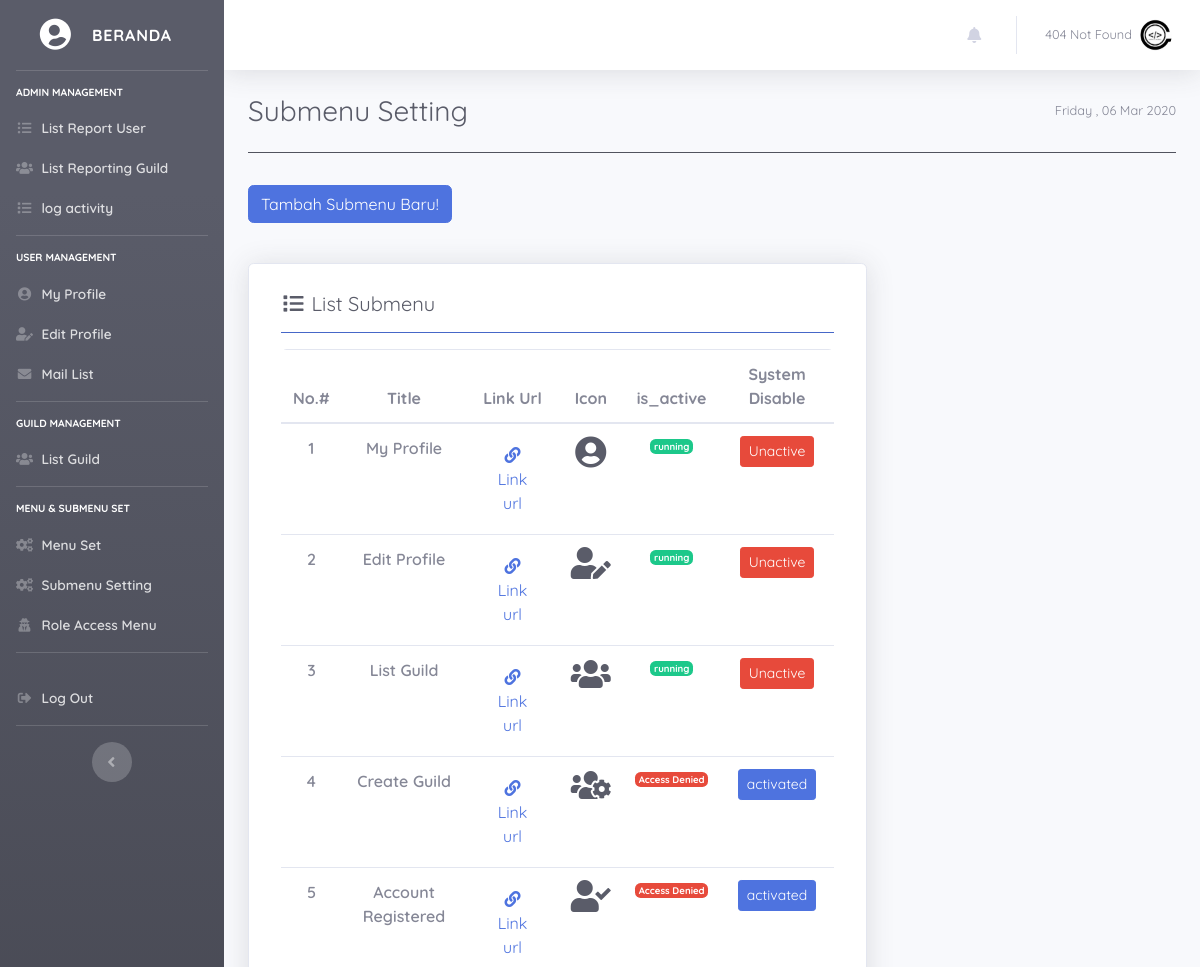
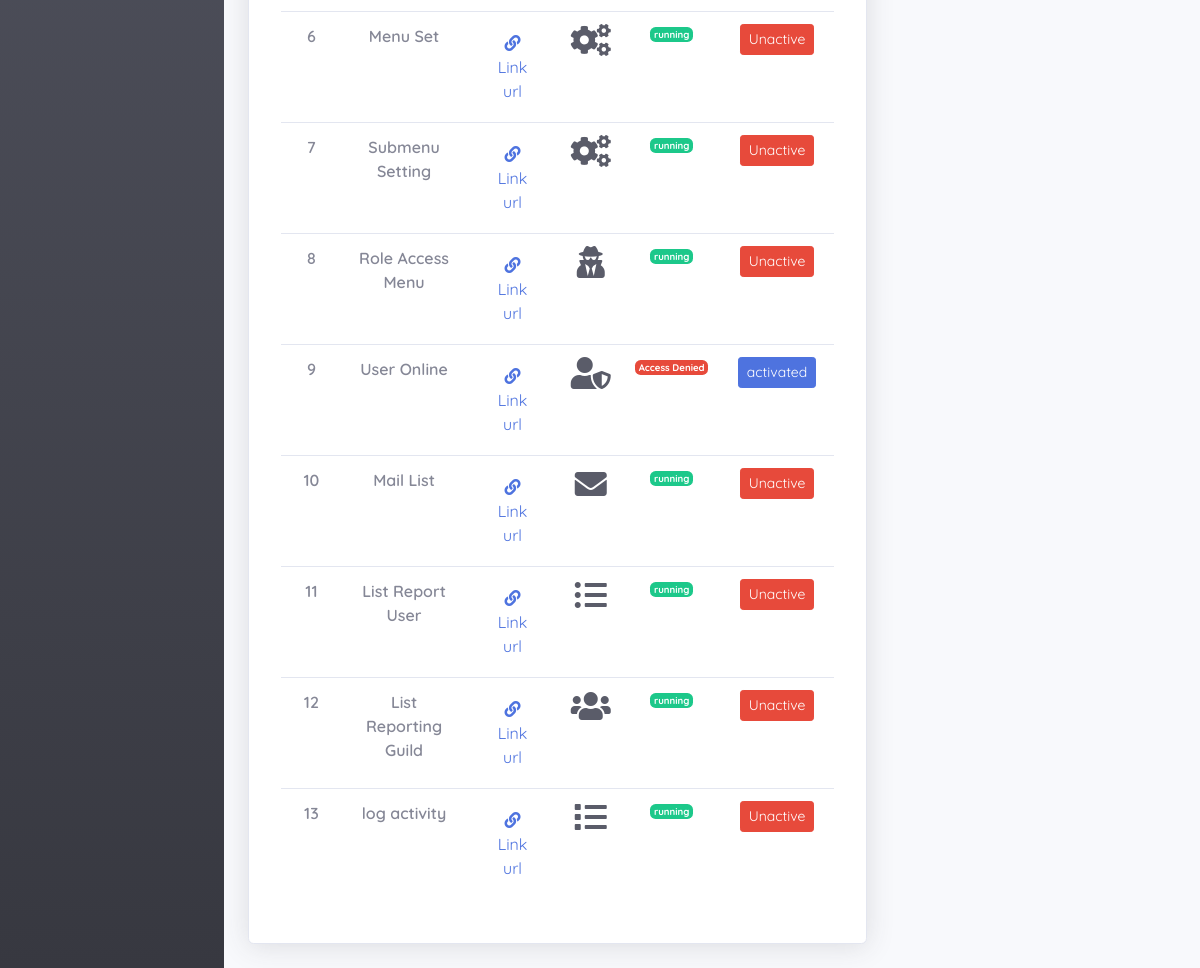
The app's page /attr/Admin?mod=settingSubMenu (signed in) with its own data (2 pictures, top to bottom).
### tables this page shows
CREATE TABLE `guild_info_member` (
  `id_user` int(11) NOT NULL,
  `full_name` varchar(250) NOT NULL,
  `username` varchar(200) NOT NULL,
  `password` varchar(250) NOT NULL,
  `role` int(1) NOT NULL,
  `email` varchar(155) NOT NULL,
  `biografi` text NOT NULL,
  `foto_profil` varchar(250) NOT NULL,
  `tgl_join` date NOT NULL,
  `is_aktif` int(1) NOT NULL,
  `guild_id` int(11) NOT NULL,
  `gender` int(1) NOT NULL,
  `tgl_lahir` date NOT NULL
);

CREATE TABLE `menu` (
  `id_menu` int(11) NOT NULL,
  `menu` varchar(250) NOT NULL
);

CREATE TABLE `sub_menu` (
  `id` int(11) NOT NULL,
  `menu_id` int(11) NOT NULL,
  `title` varchar(250) NOT NULL,
  `url` varchar(250) NOT NULL,
  `is_aktif` int(1) NOT NULL,
  `icon` varchar(250) NOT NULL
);

### config/config.php (called while the page is built, shortened)
<?php
$hostname = 'localhost';
$username = 'root';
$pass = '';
$dbname = 'guild';
$conn = mysqli_connect($hostname,$username,$pass,$dbname);
function query($query) {
    global $conn;
    $result = mysqli_query($conn, $query);
    $rows   = [];
    while ($row = mysqli_fetch_assoc($result)) {
        $rows[] = $row;
    }
    return $rows;
}
?>

### attr/Admin/submenu/submenu_admin.php (the view, shortened to what this page needs)
<div class="d-sm-flex align-items-center justify-content-between mb-4">
    <h1 class="h3 mb-0 text-gray-800">Submenu Setting</h1>
    <span class="text-muted small"><?= date('l , d M Y') ?></span>
</div>
<hr class="bg-dark">
<?php
$listSubMenu = "SELECT * FROM sub_menu";
$viewData = query($listSubMenu);
?>
<button type="button" class="btn btn-primary my-3" data-toggle="modal" data-target="#modalSubmenu">
  Tambah Submenu Baru!
</button>
<div class="card shadow h-100 py-2 my-4 col-md-8">
    <div class="card-body">
        <h5 class="h5 mb-3 text-dark">
            <i class="fas fa-list fa-fw"></i>  List Submenu</h5>
              <hr class="bg-primary">
<table class="table table-hover table-responsive border-2 text-center rounded" cellspacing="10">
    <thead>
        <tr>
            <th>No.#</th>
            <th>Title</th>
            <th>Link Url</th>
            <th>Icon</th>
            <th>is_active</th>
            <th>System Disable</th>
        </tr>
        </thead>
        <tbody>
            <?php $i = 1; ?>
            <?php foreach($viewData as $sb) : ?>
        <tr>
            <td><?= $i++; ?></td>
            <td><?= $sb['title']; ?></td>
            <td>
                <a href="?mod=<?= $sb['url']; ?>" class="btn btn-link">
                    <i class="fas fa-link fa-fw"></i> Link url
                </a>
            </td>
            <td><i class="<?= $sb['icon'] ?> fa-fw fa-2x text-dark" aria-hidden="true"></i></td>
            <td>
                <?php if($sb['is_aktif'] > 0) :?>
                <p class="small">
                    <span class="badge badge-success">running</span>
                </p>
                <?php elseif($sb['is_aktif'] < 1) :?>
                <p class="small">
                    <span class="badge badge-danger">Access Denied</span>
                </p>
                <?php endif ?>
            </td>
            <td>
                <?php if($sb['is_aktif'] > 0) :?>
                <a href="blockedSubmenu?block=<?= $sb['id'] ?>" class="btn btn-danger btn-sm">Unactive</a>
                <?php elseif($sb['is_aktif'] < 1) :?>
                <a href="activeSubmenu?active=<?= $sb['id'] ?>" class="btn btn-primary btn-sm">activated</a>
                <?php endif ?>
            </td>
        </tr>
            <?php endforeach ?>
        </tbody>
</table>
    </div>
</div>

### attr/temp/auth_header.php (shortened to what this page needs)
<?php
require_once '../../config/config.php';
$guild_session = $_SESSION['log_'];
$data_query = "SELECT * FROM guild_info_member INNER JOIN guild_role ON guild_role.id_role = guild_info_member.role WHERE username = '$guild_session' or email = '$guild_session'";
$query    = mysqli_query($conn,$data_query);
$detail = mysqli_fetch_assoc($query);
?>
<!DOCTYPE html>
<html lang="id">
<head>
  <link
    href="<?= base_url;?>/assets/vendor/fontawesome-free/css/all.min.css"
    rel="stylesheet" type="text/css">
  <link href="<?= base_url;?>/assets/css/sb-admin-2.css"
    rel="stylesheet">
  <link href="<?= base_url;?>/assets/css/style.css" rel="stylesheet">
  <link
    href="<?= base_url;?>/assets/vendor/lightbox/css/lightbox.min.css"
    rel="stylesheet">
</head>
<body id="page-top">
  <?php foreach($query as $row): ?>
  <div id="wrapper">
    <ul class="navbar-main navbar-nav bg-gradient-dark sidebar sidebar-dark accordion navbar-dark"
      id="accordionSidebar">
      <a class="sidebar-brand d-flex align-items-center justify-content-center" href="?mod=home">
        <div class="sidebar-brand-icon rotate-n-15">
          <i class="fa fa-user-circle fa-fw" aria-hidden="true"></i>
        </div>
        <div class="sidebar-brand-text mx-3">Beranda</div>
      </a>
      <hr class="sidebar-divider">
      <?php
      $id_role = $detail['id_role'];
      $queryMenu = "SELECT menu.id_menu , menu.menu FROM menu JOIN access_menu ON  menu.id_menu = access_menu.id_menu WHERE access_menu.id_role  = '$id_role' ORDER BY access_menu.id_menu ASC ";
      $tampilkanMenu = mysqli_query($conn,$queryMenu);
      ?>
      <?php foreach($tampilkanMenu as $m) : ?>
      <div class="sidebar-heading display-4 text-white">
        <?= $m['menu']; ?>
      </div>
      <?php
      $menuId = $m['id_menu'];
      $querySubMenu = "SELECT * FROM sub_menu WHERE menu_id = '$menuId' AND is_aktif =1 ";
      $tampilkanSubMenu = query($querySubMenu);
      ?>
      <?php foreach($tampilkanSubMenu as $sub) : ?>
      <li class="nav-item">
        <a class="nav-link pb-0"
          href="?mod=<?= $sub['url'] ?>">
          <i class="<?= $sub['icon']; ?> fa-fw"
            aria-hidden="true"></i>
          <span><?= $sub['title'] ?></span></a>
      </li>
      <?php endforeach; ?>
      <hr class="sidebar-divider mt-3">
      <?php endforeach; ?>
      <li class="nav-item">
        <a class="nav-link" href="<?= base_url; ?>/attr/auth_out"
          data-toggle="modal" data-target="#logoutModal">
          <i class="fas fa-fw fa-sign-out-alt"></i>
          <span>Log Out</span></a>
      </li>
      <hr class="sidebar-divider d-none d-md-block">
      <div class="text-center d-none d-md-inline">
        <button class="rounded-circle border-0" id="sidebarToggle"></button>
      </div>
    </ul>
    <div id="content-wrapper" class="d-flex flex-column">
      <div id="content">
        <nav class="navbar navbar-expand navbar-light bg-white topbar mb-4 static-top shadow">
          <ul class="navbar-nav ml-auto">
            <?php if($detail['id_role'] === '1') : ?>
            <li class="nav-item dropdown no-arrow mx-1">
              <a class="nav-link dropdown-toggle" href="#" id="alertsDropdown" role="button" data-toggle="dropdown"
                aria-haspopup="true" aria-expanded="false">
                <i class="fas fa-bell fa-fw"></i>
              </a>
            </li>
            <?php endif ?>
            <li class="nav-item dropdown no-arrow">
              <a class="nav-link dropdown-toggle" href="#" id="userDropdown" role="button" data-toggle="dropdown"
                aria-haspopup="true" aria-expanded="false">
                <span class="mr-2 d-lg-inline text-gray-600 small"><?= $detail['full_name']; ?></span>
                <img class="img-profile rounded-circle"
                  src="../../assets/img/user-icon/<?= $detail['foto_profil'] ?>"
                  alt="Profil Saya">
              </a>
            </li>
          </ul>
        </nav>
        <?php endforeach ?>

### records on screen
guild_info_member: full_name "404 Not Found", foto_profil (picture)
menu: menu "ADMIN MANAGEMENT"
sub_menu: title "List Report User", is_aktif "running"
sub_menu: title "List Reporting Guild", is_aktif "running"
sub_menu: title "log activity", is_aktif "running"
menu: menu "USER MANAGEMENT"
sub_menu: title "My Profile", is_aktif "running"
sub_menu: title "Edit Profile", is_aktif "running"
sub_menu: title "Mail List", is_aktif "running"
menu: menu "GUILD MANAGEMENT"
sub_menu: title "List Guild", is_aktif "running"
menu: menu "MENU & SUBMENU SET"
sub_menu: title "Menu Set", is_aktif "running"
sub_menu: title "Submenu Setting", is_aktif "running"
sub_menu: title "Role Access Menu", is_aktif "running"
sub_menu: title "Create Guild", is_aktif "Access Denied"
sub_menu: title "Account Registered", is_aktif "Access Denied"
sub_menu: title "User Online", is_aktif "Access Denied"
